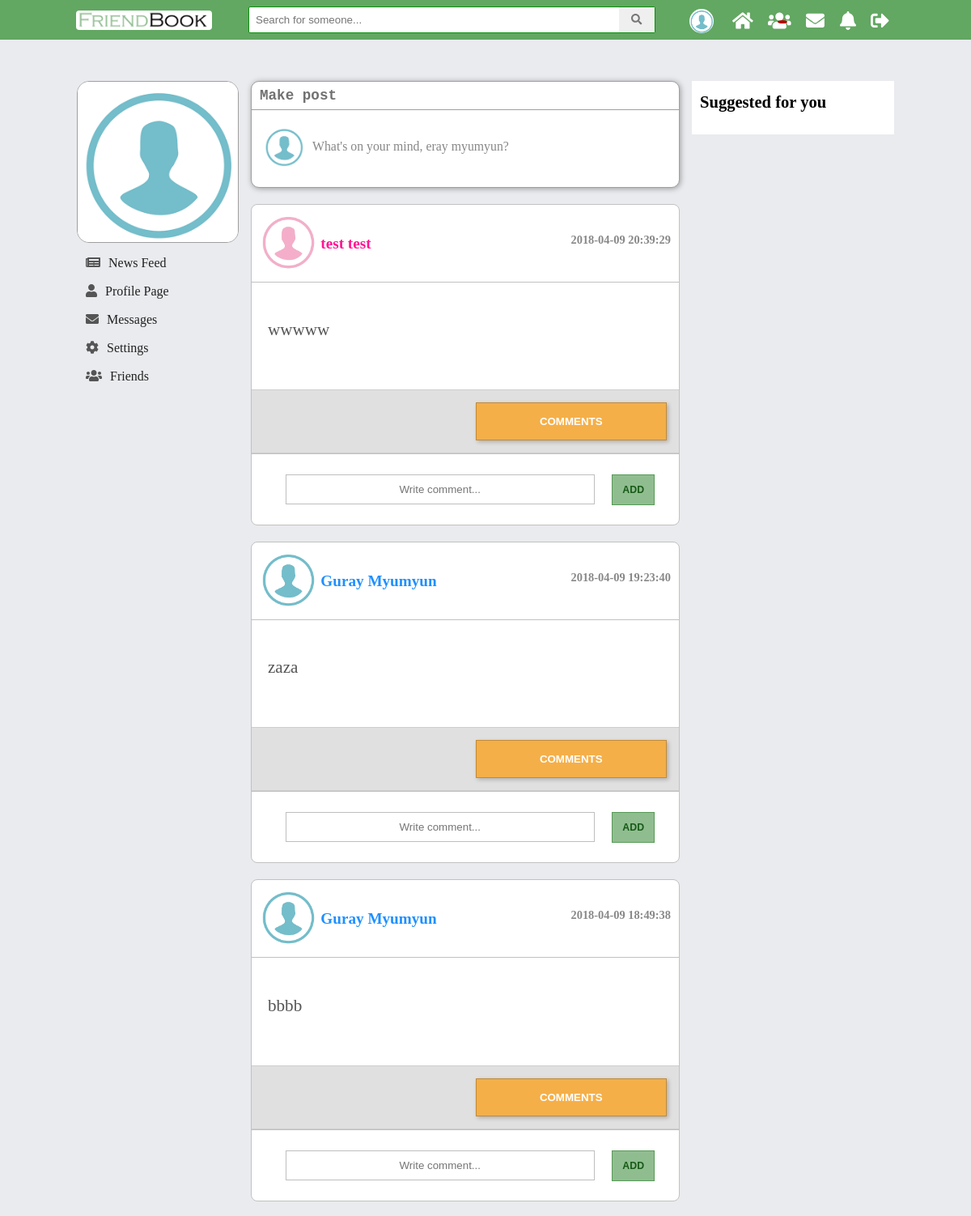
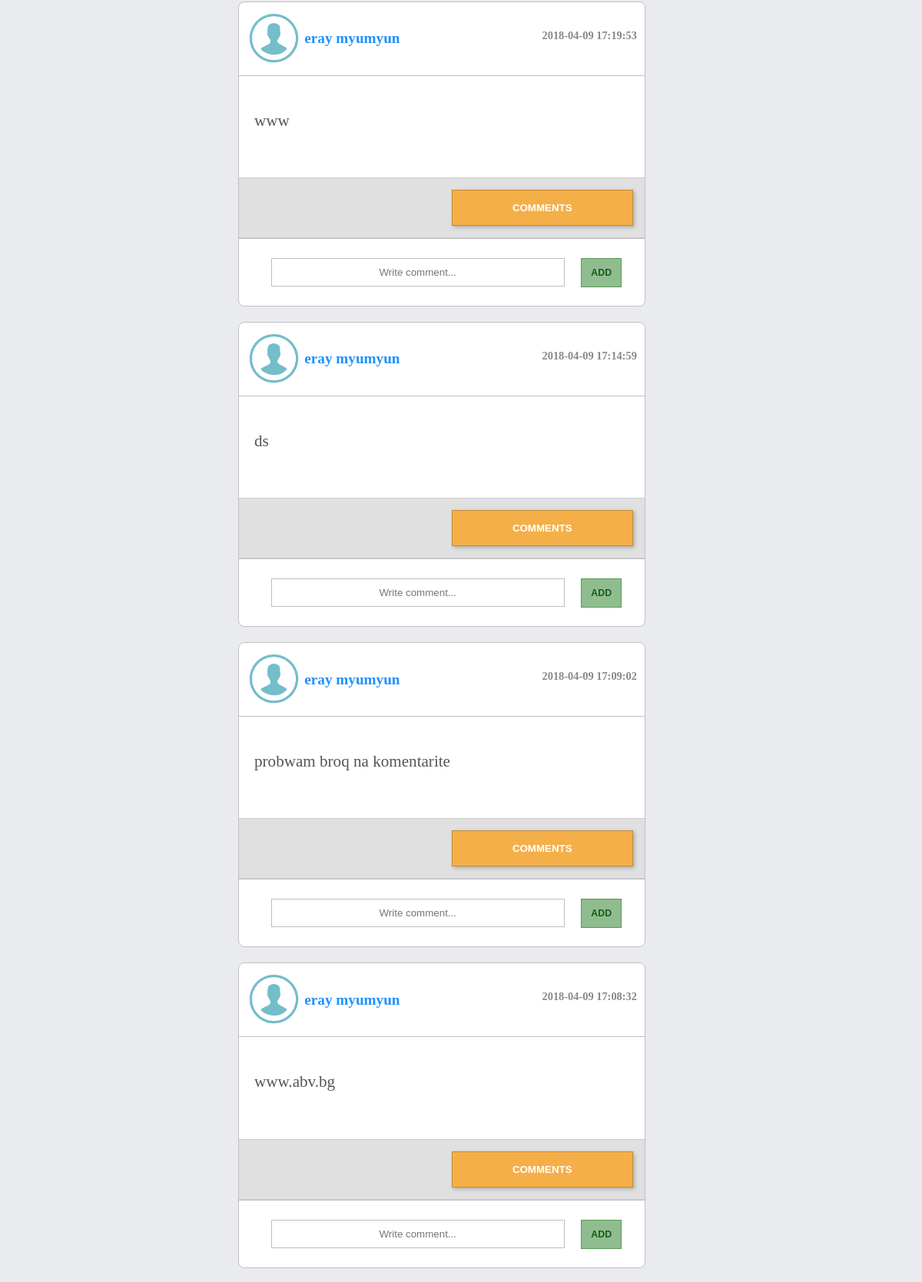
Screenshot of /V2.0/view/main.php (signed in, upper part) with the database file from the repository (2 pictures, top to bottom).
### tables this page shows
CREATE TABLE `posts` (
  `id` int(11) NOT NULL,
  `description` text NOT NULL,
  `create_date` timestamp NOT NULL DEFAULT CURRENT_TIMESTAMP ON UPDATE CURRENT_TIMESTAMP,
  `edit_date` datetime DEFAULT NULL,
  `user_id` int(11) NOT NULL
);

CREATE TABLE `users` (
  `id` int(11) NOT NULL,
  `first_name` varchar(45) DEFAULT NULL,
  `last_name` varchar(45) DEFAULT NULL,
  `email` varchar(100) NOT NULL,
  `password` varchar(150) NOT NULL,
  `reg_date` timestamp NOT NULL DEFAULT CURRENT_TIMESTAMP ON UPDATE CURRENT_TIMESTAMP,
  `gender` varchar(45) NOT NULL,
  `birthday` date NOT NULL,
  `relation_status` varchar(30) DEFAULT NULL,
  `profile_pic` varchar(200) NOT NULL,
  `profile_cover` varchar(200) NOT NULL,
  `description` varchar(500) DEFAULT NULL,
  `display_name` varchar(45) DEFAULT NULL,
  `country_id` int(11) DEFAULT NULL,
  `mobile_number` int(11) DEFAULT NULL,
  `www` varchar(100) DEFAULT NULL,
  `skype` varchar(50) DEFAULT NULL
);

### V2.0/model/posts_dao.php (called while the page is built, shortened)
<?php
function getAllPosts() {
    $pdo = $GLOBALS['pdo'];
    $statement = $pdo->prepare("SELECT posts.id AS post_id, posts.description, posts.create_date, users.id AS user_id, users.first_name, users.last_name, users.gender ,users.profile_pic, users.profile_cover
                                FROM posts
                                JOIN users ON posts.user_id = users.id WHERE ?
                                ORDER BY posts.create_date DESC ");
    $statement->execute(array(1));
    $result = $statement->fetchAll(PDO::FETCH_ASSOC);
    return $result;
}

### V2.0/include/modules/news_feed_posts.php (the view, shortened to what this page needs)
<div id="newsfeed">
    <?php
    $allPosts = getAllPosts();
    foreach ($allPosts as $post) {?>
        <div class="post">
            <div class="user_info">
                <div class="icon"><a href="profile.php?id=<?php echo $post['user_id']?>"><img src="<?php echo $post['profile_pic']; ?>" alt="icon" title="<?php echo $post["first_name"] . " " . $post["last_name"]; ?>" class="img-rounded center-block"></a></div>
                <div class="name"><a href="profile.php?id=<?php echo $post['user_id']?>" class="<?php echo ($post['gender'] == 'female') ? "female" : "male"?>"><?php echo $post["first_name"] . " " . $post["last_name"]; ?></a></div>
                <div class="date"><?php echo $post['create_date']; ?></div>
            </div>
            <div class="description">
                <p><?php echo $post["description"]; ?></p>
            </div>
            <div class="post_navigation">
                <div class="like-container" id="like-container<?php echo $post['post_id']?>">
                </div>
                <div class="comments-buttons" id=comments-buttons<?php echo $post['post_id']; ?>">
                    <button onclick="displayComments(<?php echo $post['post_id']?>)" type="button" class="display_comments" name="button" id="comment_btn<?php echo $post['post_id']?>">COMMENTS</button>
                </div>
            </div>
            <div class="add-comment-div">
                <input type="text" placeholder="Write comment..." class="comment-textarea<?= $post['post_id'] ?>" name="comment_description">
                <button id="add<?php echo $post['post_id']?>" class="mini-btn">add</button>
            </div>
        </div>
    <?php }?>
</div>

### V2.0/assets/css/comment_module.css (style rules this page uses)
div.icon img { height: 70px; }
div.date { float: right; top: 25px; position: relative; font-size: 0.9rem; }
.user_info { color: #888; font-weight: bold; padding: 10px; font-size: 1.2em; border-bottom: 1px solid #c1c1c1; }
.description p { font-size: 1.1em; color: #555; }
.post_navigation { display: grid; grid-template-columns: 1fr 1fr; grid-gap: 25px; margin: 15px 0px 0; background: #e0e0e0; padding: 15px; border-top: 1px solid #cdcdcd; border-bottom: 1px solid #cdcdcd; }
.name, .icon { display: inline-block; vertical-align: middle; font-size: 1.2rem; }
.description { padding: 25px 20px; font-size: 1.2rem; }
input[type="text"] { padding: 10px; width: 80%; box-sizing: border-box; }
.comments-buttons button { background: #f5af48; color: white; font-weight: bold; font-family: arial; border: 1px solid #c18a38; transition: background 0.4s ease-in-out; cursor: pointer; }
.like-button, .dislike-button, .comments-buttons button { padding: 15px; width: 100%; box-shadow: 2px 2px 5px #0000003b; }

### V2.0/assets/css/main.css (style rules this page uses)
body { font-size: 1.1em; padding: 0; background-color: #e9ebee; margin: 0; padding-top: 50px; }
.post { background: white; border-radius: 8px; box-sizing: border-box; margin: 20px 0; position: relative; border: 1px solid #c1c1c1; }
.mini-btn { padding: 10px 0; width: 100%; max-width: 100px; text-transform: uppercase; font-weight: bold; font-size: 0.7em; color: #175a17; margin: 0 5px; border-radius: inherit; float: right; cursor: pointer; transition: background 0.3s ease-in-out, color 0.3s ease-in-out; background: #90bd90; vertical-align: middle; border: 1px solid #569a56; }
.add-comment-div { width: 100%; text-align: center; padding: 25px; border-top: 1px solid #c1c1c1; box-sizing: border-box; }
.female { color: deeppink !important; text-decoration: none; }
.male { color: dodgerblue !important; text-decoration: none; }
.add-comment-div input { width: 85%; padding: 10px 0px; text-align: center; border: 1px solid #55555561; transition: background 0.3s ease-in-out, padding 0.4s ease-in-out; }
.add-comment-div button { width: 11%; padding: 11px 0 !important; }
.like-container { position: relative; }
div.icon img { height: 70px; }
.description p { font-size: 1.1em; color: #555; }
.post_navigation { display: grid; grid-template-columns: 1fr 1fr; grid-gap: 25px; margin: 15px 0px 0; background: #e0e0e0; padding: 15px; border-top: 1px solid #c1c1c1; border-bottom: 1px solid #c1c1c1; }
input[name="comment_description"] { padding: 10px; width: 85%; box-sizing: border-box; }

### rows the page displays
posts: user.last_name (placeholder picture), user.first_name "test", user.last_name "test", create_date "2018-04-09 20:39:29", description "wwwww"
posts: user.profile_pic (placeholder picture), user.first_name "Guray", user.last_name "Myumyun", create_date "2018-04-09 19:23:40", description "zaza"
posts: user.profile_pic (placeholder picture), user.first_name "Guray", user.last_name "Myumyun", create_date "2018-04-09 18:49:38", description "bbbb"
posts: user.profile_pic (placeholder picture), user.first_name "eray", user.last_name "myumyun", create_date "2018-04-09 17:19:53", description "www"
posts: user.profile_pic (placeholder picture), user.first_name "eray", user.last_name "myumyun", create_date "2018-04-09 17:14:59", description "ds"
posts: user.profile_pic (placeholder picture), user.first_name "eray", user.last_name "myumyun", create_date "2018-04-09 17:09:02", description "probwam broq na komentarite"
posts: user.profile_pic (placeholder picture), user.first_name "eray", user.last_name "myumyun", create_date "2018-04-09 17:08:32", description "www.abv.bg"

### other values shown
$_SESSION["logged"]["first_name"] "eray"
$_SESSION["logged"]["last_name"] "myumyun"
